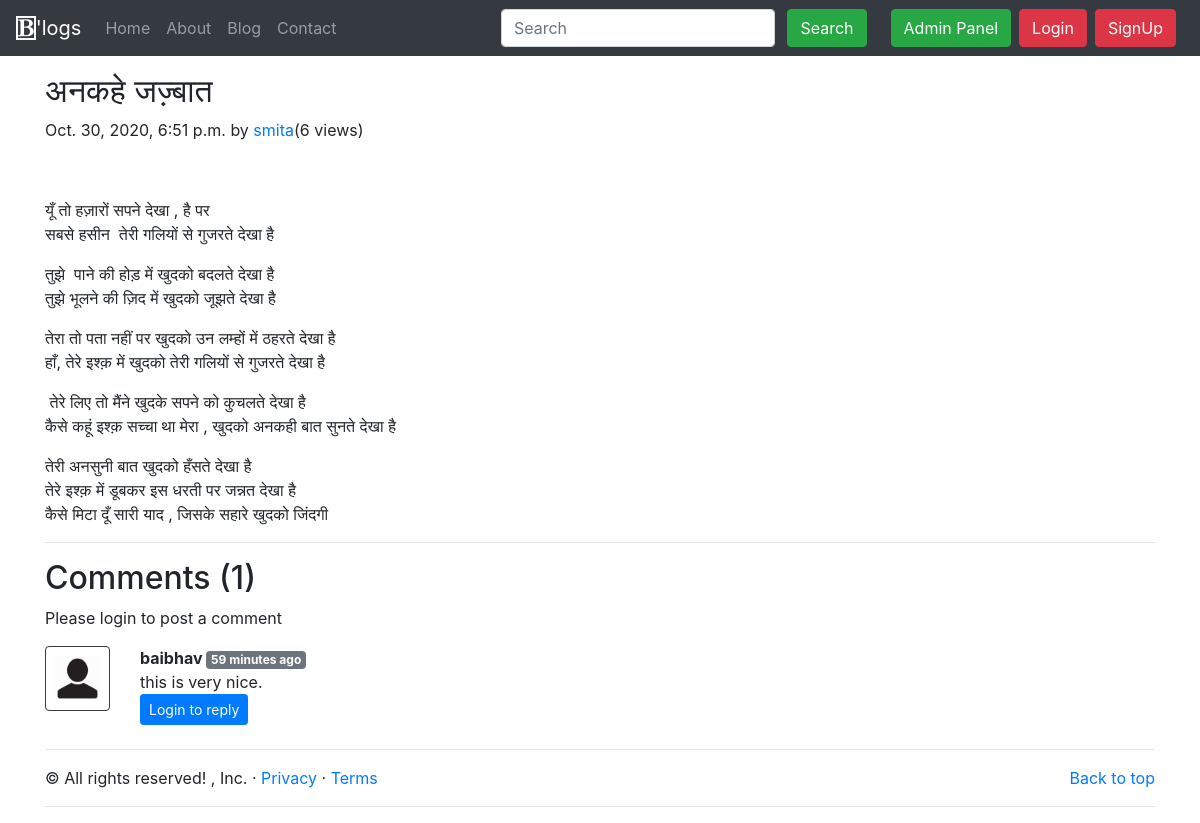
The app's page /blog/ankahe-jajbaat with its own data.
### blog/models.py (models this page shows, shortened)
class Post(models.Model):
    sno = models.AutoField(primary_key = True)
    title = models.CharField( max_length=255)
    content = models.TextField()
    author = models.CharField( max_length=50)
    slug = models.CharField( max_length=130)
    views = models.IntegerField(default=0)
    timeStamp = models.DateTimeField(blank = True)

class BlogComment(models.Model):
    sno= models.AutoField(primary_key=True)
    comment=models.TextField()
    user=models.ForeignKey(User, on_delete=models.CASCADE)
    post=models.ForeignKey(Post, on_delete=models.CASCADE)
    parent=models.ForeignKey('self',on_delete=models.CASCADE, null=True )
    timestamp= models.DateTimeField(default=now)

### blog/views.py (the view)
# urls.py: path('<str:slug>', views.blogPost, name="blogPost"),
def blogPost(request, slug):
    post=Post.objects.filter(slug=slug).first()
    post.views = post.views +1
    post.save()
    comments= BlogComment.objects.filter(post=post, parent = None)
    replies= BlogComment.objects.filter(post=post).exclude(parent = None)
    replyDict = {}
    for reply in replies:
        if reply.parent.sno not in replyDict.keys():
            replyDict[reply.parent.sno] = [reply]
        else:
            replyDict[reply.parent.sno].append(reply)
    context={'post':post, 'comments': comments, 'replyDict':replyDict}
    return render(request, "blog/blogPost.html", context)

### blog/templatetags/extras.py (called while the page is built)
@register.filter(name='get_val')
def get_val(dict, key):
    return dict.get(key)

### templates/blog/blogPost.html (shortened to what this page needs)
{% extends 'base.html' %}
{% block body %}
{% load humanize %}
{% load extras %}
<div class="container my-3">
    <h2 class="blog-post-title">{{post.title}}</h2>
    <p class="blog-post-meta">{{post.timeStamp}} by <a href="/about">{{post.author}}</a>(<span>{{post.views}} views</span>)</p>
    <p>{{post.content|safe}}</p>
    <hr>
</div>
<div class="container">
    <h2> Comments ({{comments.count}}) </h2>
    <div class="my-2">
        {% if user.is_authenticated %}
        <form action="/blog/postComment" method="post">
            {% csrf_token %}
            <div class="form-group">
                <label for="exampleInputEmail1">Post Comment </label>
                <input type="text" class="form-control" name="comment" placeholder="Enter comment here">
            </div>
            <input type="hidden" name="postSno" value="{{post.sno}}">
            <input type="hidden" name="parentSno" value="">
            <button type="submit" class="btn btn-primary">Submit</button>
        </form>
        {% else %}
        Please login to post a comment
        {% endif %}
    </div>
    {% for comment in comments %}
    <div class="row my-3">
        <div class="col-md-1  ">
            <img class="rounded mx-auto d-block w-100 border border-dark p-2" src="/static/img/user.png" alt="user">
        </div>
        <div class="col-md-11 ">
            <b> {{comment.user.username}} </b> <span class="badge badge-secondary ">{{comment.timestamp| naturaltime}}</span>
            <div>{{comment.comment}}</div>
            <div class="reply mx-0">
                {% if user.is_authenticated %}
                <button class="btn btn-sm btn-primary" type="button" data-toggle="collapse" data-target="#replyBox{{comment.sno}}" aria-expanded="false" aria-controls="replyBox{{comment.sno}}">
                    Reply
                </button>
                <div class="collapse" id="replyBox{{comment.sno}}">
                    <div class="card card-body my-2">
                        <form action="/blog/postComment" method="post">
                            {% csrf_token %}
                            <div class="form-group">
                                <label for="comment">Post a reply </label>
                                <input type="text" class="form-control" name="comment" placeholder="Enter comment here">
                                <input type="hidden" name="parentSno" value="{{comment.sno}}">
                            </div>
                            <input type="hidden" name="postSno" value="{{post.sno}}">
                            <button type="submit" class="btn btn-primary">Submit</button>
                        </form>
                    </div>
                </div>
                {% else %}
                <button class="btn btn-sm btn-primary" type="button" data-toggle="collapse" data-target="#replyBox{{comment.sno}}" aria-expanded="false" aria-controls="replyBox{{comment.sno}}">
                    Login to reply
                </button>
                {% endif %}
            </div>
        </div>
    </div>
    {% endfor %}
</div>
{% endblock %}

### records on screen
Post: title "अनकहे जज़्बात", timeStamp "Oct. 30, 2020, 6:51 p.m.", author "smita", views "6", content "यूँ तो हज़ारों सपने देखा , है पर सबसे हसीन तेरी गलियों से गुजरते देखा है तुझे पाने की होड़ में खुदको बदलते देखा है तुझे भूलने की ज़िद में खुदको जूझते देखा है तेरा तो पता नहीं पर खुदको उन लम्हों में ठहरते देखा है हाँ, तेरे इश्क़ में खुदको तेरी गलियों से गुजरते देखा है तेरे लिए तो मैंने खुदके सपने को कुचलते देखा है कैसे कहूं इश्क़ सच्चा था मेरा , खुदको अनकही बात सुनते देखा है तेरी अनसुनी बात खुदको हँसते देखा है तेरे इश्क़ में डूबकर इस धरती पर जन्नत देखा है कैसे मिटा दूँ सारी याद , जिसके सहारे खुदको जिंदगी"
BlogComment: user.username "baibhav", timestamp "59 minutes ago", comment "this is very nice."

### other values on screen
{{ comments.count }} "1"
